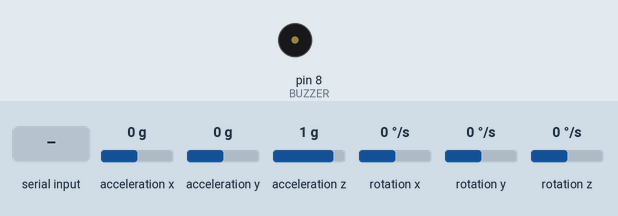
A sketch run on a simulated Arduino Uno, built with avr-gcc and run on an emulated ATmega328P. On the bench: buzzer (waves = sounding). Wiring (inferred from the names in the program): MPU-6050 motion sensor at I2C address 0x68. Inputs (shaded band) come from the test bench; at power-on: acceleration x 0 g, acceleration y 0 g, acceleration z 1 g, rotation x 0 °/s, rotation y 0 °/s, rotation z 0 °/s. What the sketch prints to the serial monitor is not drawn.

Above: at 1.3 s.
1.4 s: "E" received over Serial
At 1.52 s:
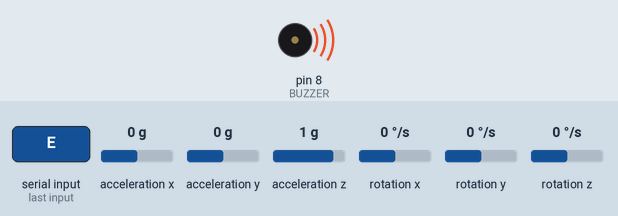
3.1 s: acceleration x set to -1.4 g
4.7 s: acceleration y set to -1.4 g
Timing chart, 0 to 7.7 s (numbered marks = the images above; inputs shaded):
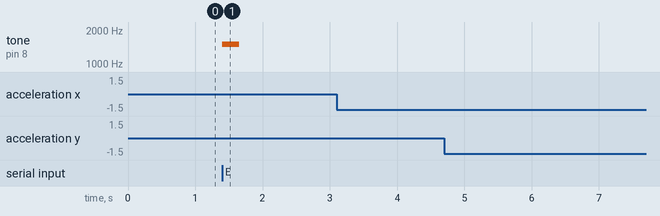

The sketch:

SnakeController.ino
```cpp
// accelerometer citation: https://mschoeffler.com/2017/10/05/tutorial-how-to-use-the-gy-521-module-mpu-6050-breakout-board-with-the-arduino-uno/

#include <Wire.h>

#define MPU_ADDR 0x68
#define BUZZER 8
#define VRX A0
#define VRY A1

// === CONFIGURATION ===
#define MODE_GYRO 1        // 1 = GY-521 tilt control, 0 = Joystick
#define UPDATE_RATE 20
#define TILT_THRESHOLD 0.5
#define JOY_DEADZONE 50
#define JOY_CENTER 512
#define SHAKE_WINDOW 20
#define SHAKE_THRESHOLD 0.5 // shake
// =====================

int16_t AcX, AcY, AcZ, GyX, GyY, GyZ;
float accelBuffer[SHAKE_WINDOW][3];
int bufferIdx = 0;
bool bufferFull = false;
char lastDir = ' ';
bool shakeActive = false;
unsigned long lastUpdate = 0;

void setup() {
  Serial.begin(9600);
  pinMode(BUZZER, OUTPUT);

  if (MODE_GYRO) {
    initMPU();
  } else {
    pinMode(VRX, INPUT);
    pinMode(VRY, INPUT);
  }

  // Initialize shake buffer
  for (int i = 0; i < SHAKE_WINDOW; i++) {
    accelBuffer[i][0] = accelBuffer[i][1] = accelBuffer[i][2] = 0;
  }

  while (!Serial) {};
}

void loop() {
  if (millis() - lastUpdate < (1000 / UPDATE_RATE)) return;
  lastUpdate = millis();

  char dir = ' ';

  if (MODE_GYRO) {
    readMPU();

    float ax = AcX / 16384.0;
    float ay = AcY / 16384.0;
    float az = AcZ / 16384.0;

    if (abs(ay) > TILT_THRESHOLD) {
      dir = (ay > 0) ? 's' : 'w';
    } else if (abs(ax) > TILT_THRESHOLD) {
      dir = (ax > 0) ? 'a' : 'd';
    }

    // === SHAKE DETECTION ===
    accelBuffer[bufferIdx][0] = ax * ax;
    accelBuffer[bufferIdx][1] = ay * ay;
    accelBuffer[bufferIdx][2] = az * az;

    bufferIdx = (bufferIdx + 1) % SHAKE_WINDOW;
    if (!bufferFull && bufferIdx == 0) bufferFull = true;

    if (bufferFull && !shakeActive) {
      float varX = variance(0);
      float varY = variance(1);
      float varZ = variance(2);

      if (varX + varY + varZ > SHAKE_THRESHOLD) {
        Serial.println('S');
        shakeActive = true;
      }
    }

    if (shakeActive && sqrt(ax * ax + ay * ay + az * az) < 1.2) {
      shakeActive = false; // Reset after settle
    }

  } else {
    // === JOYSTICK MODE ===
    int x = analogRead(VRX);
    int y = analogRead(VRY);

    if (abs(y - JOY_CENTER) > JOY_DEADZONE || abs(x - JOY_CENTER) > JOY_DEADZONE) {
      if (abs(y - JOY_CENTER) > abs(x - JOY_CENTER)) {
        dir = (y < JOY_CENTER) ? 'w' : 's';
      } else {
        dir = (x < JOY_CENTER) ? 'a' : 'd';
      }
    }
  }

  // Send direction only on change
  if (dir != ' ' && dir != lastDir) {
    Serial.println(dir);
    lastDir = dir;
  }

  // === BUZZER IN ===
  while (Serial.available()) {
    char c = Serial.read();
    if (c == 'E') {
      tone(BUZZER, 1500, 250);
      break;
    }
  }
}

void initMPU() {
  Wire.begin();
  Wire.setClock(400000);   // I2C fast mode
  writeReg(0x6B, 0x00);    // Wake up
  writeReg(0x1C, 0x00);    // Accel sensitivity +/-2g
  writeReg(0x1B, 0x00);    // Gyro sensitivity +/-250dps
  delay(100);
}

void writeReg(uint8_t reg, uint8_t val) {
  Wire.beginTransmission(MPU_ADDR);
  Wire.write(reg);
  Wire.write(val);
  Wire.endTransmission(true);
}

void readMPU() {
  Wire.beginTransmission(MPU_ADDR);
  Wire.write(0x3B);
  Wire.endTransmission(false);
  Wire.requestFrom(MPU_ADDR, 14, true);

  AcX = Wire.read() << 8 | Wire.read();
  AcY = Wire.read() << 8 | Wire.read();
  AcZ = Wire.read() << 8 | Wire.read();
  Wire.read(); Wire.read(); // Temp
  GyX = Wire.read() << 8 | Wire.read();
  GyY = Wire.read() << 8 | Wire.read();
  GyZ = Wire.read() << 8 | Wire.read();
}

float variance(int axis) {
  float mean = 0, sumSq = 0;
  for (int i = 0; i < SHAKE_WINDOW; i++) {
    float val = accelBuffer[i][axis];
    mean += val;
    sumSq += val * val;
  }
  mean /= SHAKE_WINDOW;
  return (sumSq / SHAKE_WINDOW) - (mean * mean);
}
```

Measured:
- after the input at 1.4 s, tone on pin 8 (BUZZER): silent → 1500 Hz at once, → silent 0.25 s later
- after the input at 3.1 s, every drawn part: stays the same
- after the input at 4.7 s, every drawn part: stays the same
